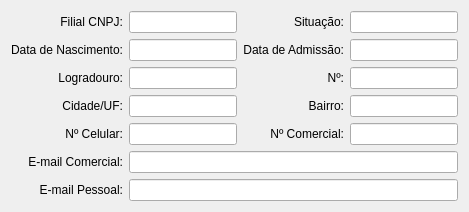
     <widget class="QWidget" name="tabDadosContato">
      <attribute name="title">
       <string>Dados para Contato</string>
      </attribute>
      <layout class="QGridLayout" name="gridLayout_2">
       <item row="4" column="1">
        <widget class="QLineEdit" name="campoNumeroCelular">
         <property name="readOnly">
          <bool>true</bool>
         </property>
        </widget>
       </item>
       <item row="4" column="0">
        <widget class="QLabel" name="label_17">
         <property name="text">
          <string>Nº Celular:</string>
         </property>
         <property name="alignment">
          <set>Qt::AlignRight|Qt::AlignTrailing|Qt::AlignVCenter</set>
         </property>
        </widget>
       </item>
       <item row="3" column="0">
        <widget class="QLabel" name="label_15">
         <property name="text">
          <string>Cidade/UF:</string>
         </property>
         <property name="alignment">
          <set>Qt::AlignRight|Qt::AlignTrailing|Qt::AlignVCenter</set>
         </property>
        </widget>
       </item>
       <item row="3" column="3">
        <widget class="QLineEdit" name="campoBairro">
         <property name="readOnly">
          <bool>true</bool>
         </property>
        </widget>
       </item>
       <item row="3" column="1">
        <widget class="QLineEdit" name="campoCidadeUF">
         <property name="readOnly">
          <bool>true</bool>
         </property>
        </widget>
       </item>
       <item row="5" column="0">
        <widget class="QLabel" name="label_19">
         <property name="text">
          <string>E-mail Comercial:</string>
         </property>
         <property name="alignment">
          <set>Qt::AlignRight|Qt::AlignTrailing|Qt::AlignVCenter</set>
         </property>
        </widget>
       </item>
       <item row="4" column="3">
        <widget class="QLineEdit" name="campoNumeroComercial">
         <property name="readOnly">
          <bool>true</bool>
         </property>
        </widget>
       </item>
       <item row="5" column="1" colspan="3">
        <widget class="QLineEdit" name="campoEmailComercial">
         <property name="readOnly">
          <bool>true</bool>
         </property>
        </widget>
       </item>
       <item row="1" column="3">
        <widget class="QLineEdit" name="campoDataAdmissao">
         <property name="readOnly">
          <bool>true</bool>
         </property>
        </widget>
       </item>
       <item row="0" column="2">
        <widget class="QLabel" name="label_6">
         <property name="text">
          <string>Situação:</string>
         </property>
         <property name="alignment">
          <set>Qt::AlignRight|Qt::AlignTrailing|Qt::AlignVCenter</set>
         </property>
        </widget>
       </item>
       <item row="0" column="3">
        <widget class="QLineEdit" name="campoSituacao">
         <property name="readOnly">
          <bool>true</bool>
         </property>
        </widget>
       </item>
       <item row="0" column="0">
        <widget class="QLabel" name="label_4">
         <property name="text">
          <string>Filial CNPJ:</string>
         </property>
         <property name="alignment">
          <set>Qt::AlignRight|Qt::AlignTrailing|Qt::AlignVCenter</set>
         </property>
        </widget>
       </item>
       <item row="0" column="1">
        <widget class="QLineEdit" name="campoCNPJ">
         <property name="readOnly">
          <bool>true</bool>
         </property>
        </widget>
       </item>
       <item row="1" column="0">
        <widget class="QLabel" name="label_8">
         <property name="text">
          <string>Data de Nascimento:</string>
         </property>
         <property name="alignment">
          <set>Qt::AlignRight|Qt::AlignTrailing|Qt::AlignVCenter</set>
         </property>
        </widget>
       </item>
       <item row="1" column="1">
        <widget class="QLineEdit" name="campoDataNascimento">
         <property name="readOnly">
          <bool>true</bool>
         </property>
        </widget>
       </item>
       <item row="1" column="2">
        <widget class="QLabel" name="label_12">
         <property name="text">
          <string>Data de Admissão:</string>
         </property>
         <property name="alignment">
          <set>Qt::AlignRight|Qt::AlignTrailing|Qt::AlignVCenter</set>
         </property>
        </widget>
       </item>
       <item row="2" column="0">
        <widget class="QLabel" name="label_13">
         <property name="text">
          <string>Logradouro:</string>
         </property>
         <property name="alignment">
          <set>Qt::AlignRight|Qt::AlignTrailing|Qt::AlignVCenter</set>
         </property>
        </widget>
       </item>
       <item row="4" column="2">
        <widget class="QLabel" name="label_18">
         <property name="text">
          <string>Nº Comercial:</string>
         </property>
         <property name="alignment">
          <set>Qt::AlignRight|Qt::AlignTrailing|Qt::AlignVCenter</set>
         </property>
        </widget>
       </item>
       <item row="2" column="3">
        <widget class="QLineEdit" name="campoNumero">
         <property name="readOnly">
          <bool>true</bool>
         </property>
        </widget>
       </item>
       <item row="2" column="2">
        <widget class="QLabel" name="label_14">
         <property name="text">
          <string>Nº:</string>
         </property>
         <property name="alignment">
          <set>Qt::AlignRight|Qt::AlignTrailing|Qt::AlignVCenter</set>
         </property>
        </widget>
       </item>
       <item row="3" column="2">
        <widget class="QLabel" name="label_16">
         <property name="text">
          <string>Bairro:</string>
         </property>
         <property name="alignment">
          <set>Qt::AlignRight|Qt::AlignTrailing|Qt::AlignVCenter</set>
         </property>
        </widget>
       </item>
       <item row="2" column="1">
        <widget class="QLineEdit" name="campoLogradouro">
         <property name="readOnly">
          <bool>true</bool>
         </property>
        </widget>
       </item>
       <item row="6" column="0">
        <widget class="QLabel" name="label_20">
         <property name="text">
          <string>E-mail Pessoal:</string>
         </property>
         <property name="alignment">
          <set>Qt::AlignRight|Qt::AlignTrailing|Qt::AlignVCenter</set>
         </property>
        </widget>
       </item>
       <item row="6" column="1" colspan="3">
        <widget class="QLineEdit" name="campoEmailPessoal">
         <property name="readOnly">
          <bool>true</bool>
         </property>
        </widget>
       </item>
      </layout>
     </widget>
